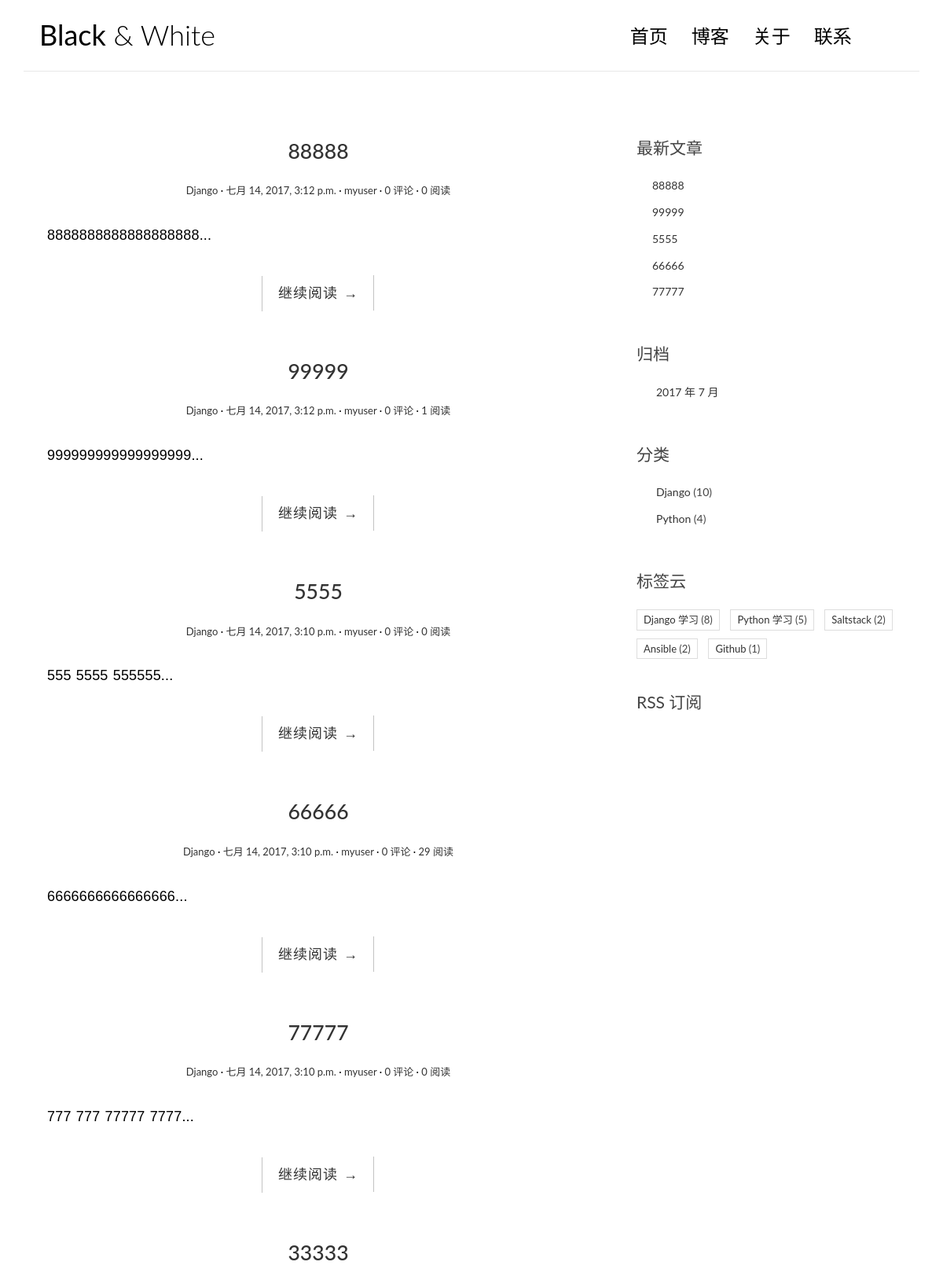
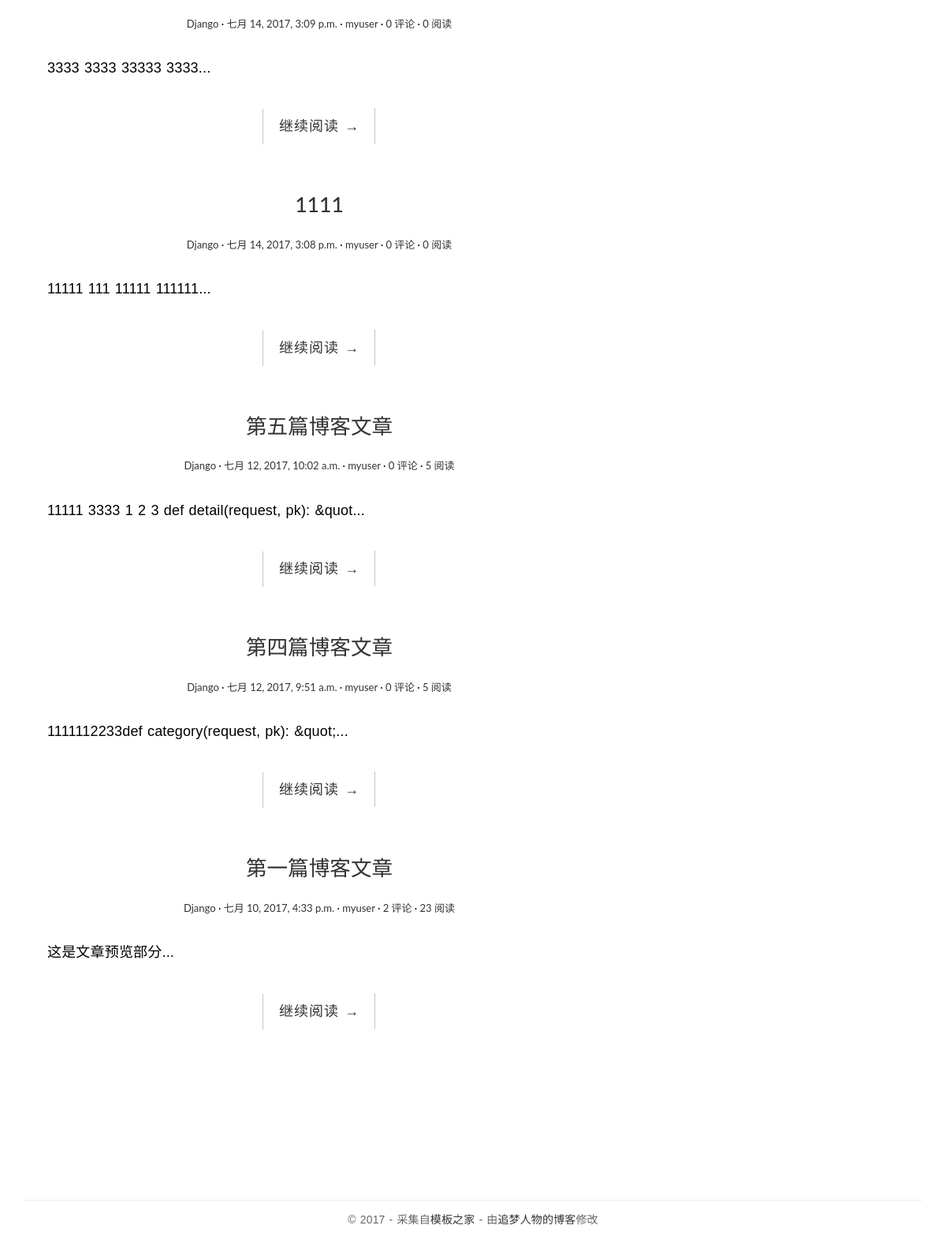
Before: /category/2/ with the older database file (2 pictures, top to bottom).
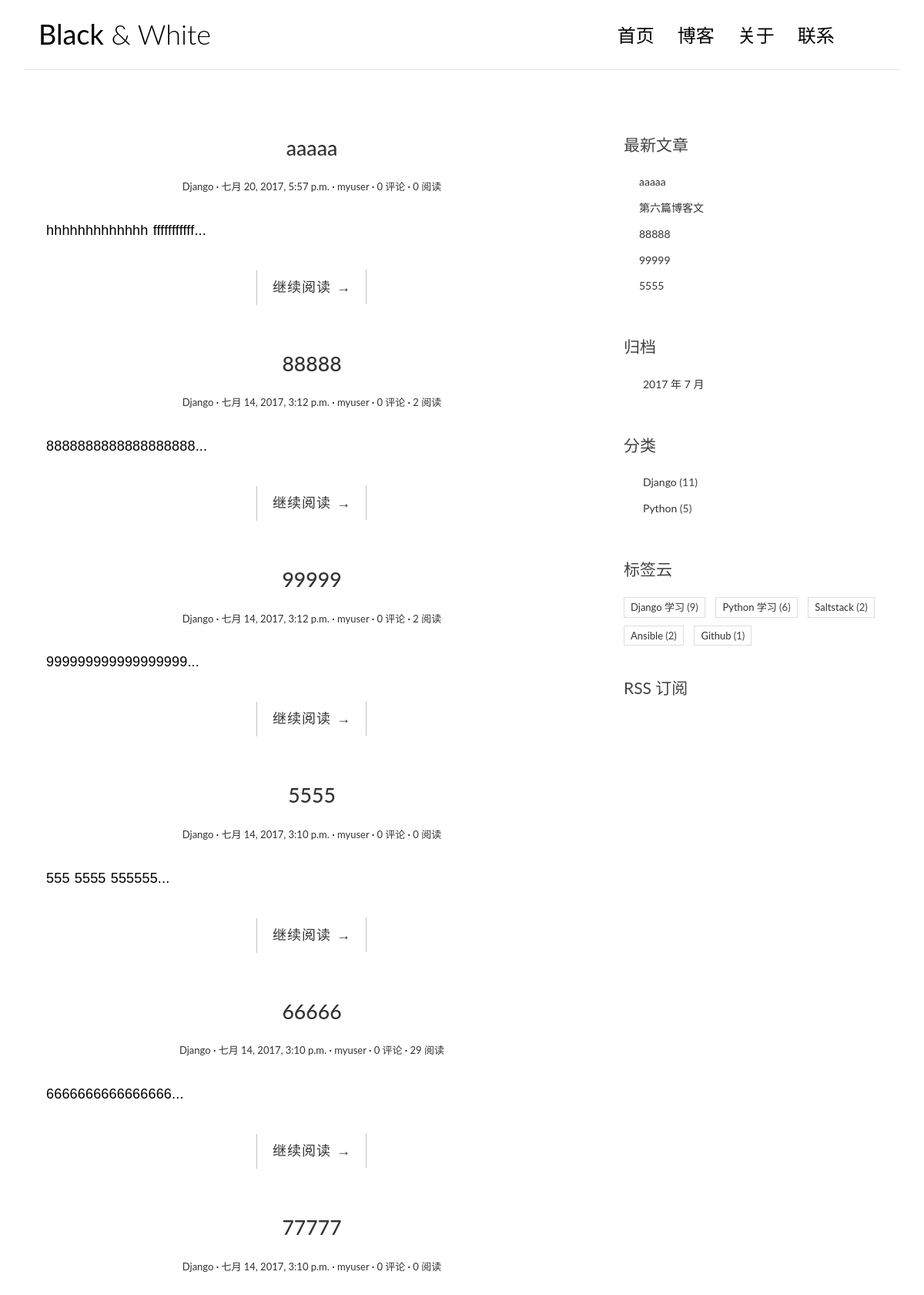
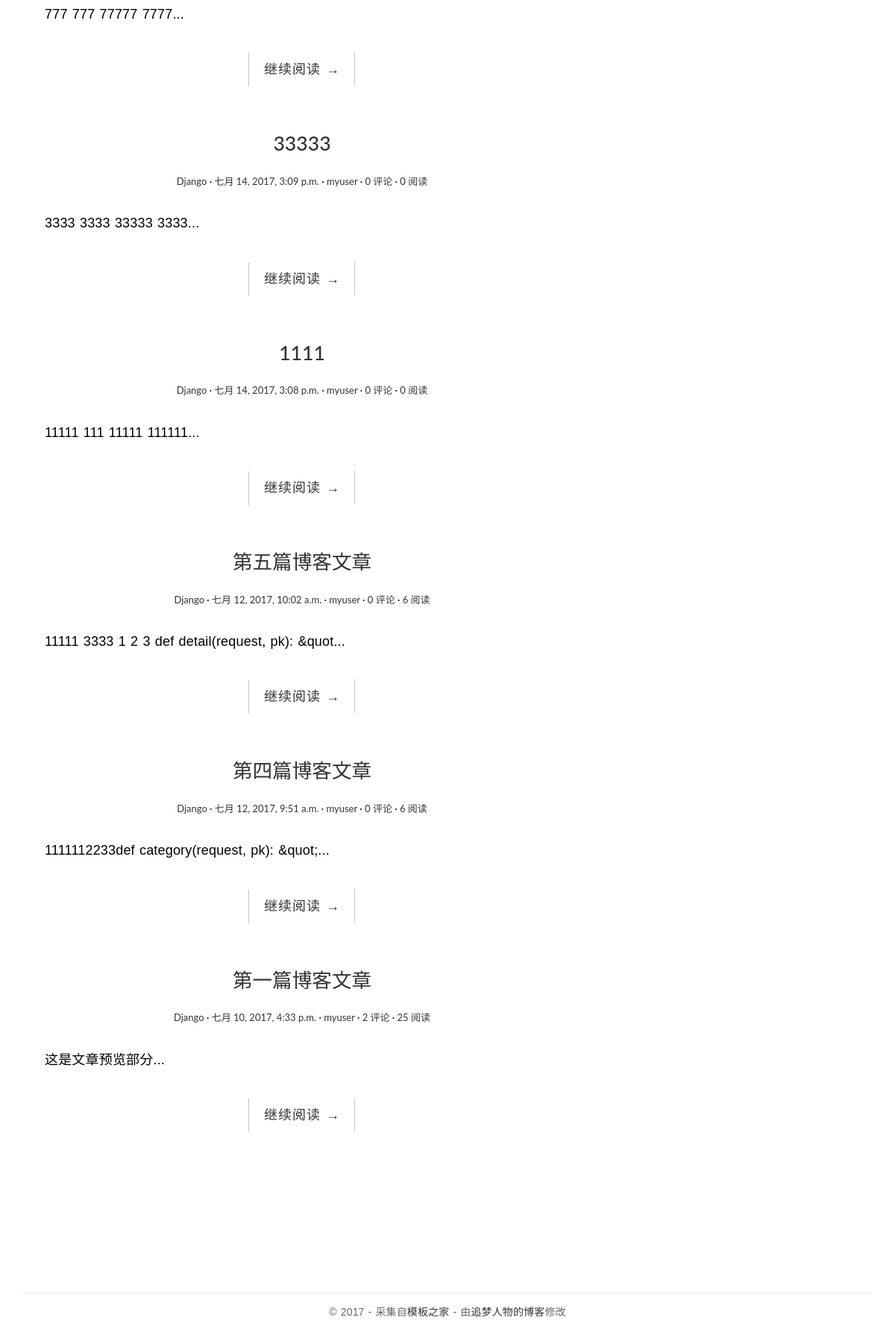
After: the same page with the newer database file (2 pictures, top to bottom).
### blog/models.py (models this page shows, shortened)
@python_2_unicode_compatible
class Post(models.Model):
    title = models.CharField(max_length=70)
    body = models.TextField()
    created_time = models.DateTimeField()
    modified_time = models.DateTimeField()
    excerpt = models.CharField(max_length=200, blank=True)
    category = models.ForeignKey(Category)
    tags = models.ManyToManyField(Tag, blank=True)
    author = models.ForeignKey(User)
    views = models.PositiveIntegerField(default=0)
    def get_absolute_url(self):
        return reverse('blog:detail', kwargs={'pk': self.pk})
    class Meta:
        ordering = ['-created_time']

@python_2_unicode_compatible
class Category(models.Model):
    name = models.CharField(max_length=100)

@python_2_unicode_compatible
class Tag(models.Model):
    name = models.CharField(max_length=100)

### blog/views.py (the view)
# urls.py: url(r'^category/(?P<pk>[0-9]+)/$', views.CategoryView.as_view(), name='category'),
class CategoryView(ListView):
    model = Post
    template_name = 'blog/index.html'
    context_object_name = 'post_list'
    def get_queryset(self):
        cate = get_object_or_404(Category, pk=self.kwargs.get('pk'))
        return super(CategoryView, self).get_queryset().filter(category=cate)

### blog/templatetags/blog_tags.py (called while the page is built)
@register.simple_tag
def get_recent_posts(num=5):
    return Post.objects.all().order_by('-created_time')[:num]

@register.simple_tag
def archives():
    return Post.objects.dates('created_time', 'month', order='DESC')

@register.simple_tag
def get_categories():
    return Category.objects.annotate(num_posts=Count('post')).filter(num_posts__gt=0)

@register.simple_tag()
def get_tags():
    return Tag.objects.annotate(num_posts=Count('post')).filter(num_posts__gt=0)

### templates/blog/index.html (shortened to what this page needs)
{% extends "base.html" %}
{% block main %}
{% for post in post_list %}
<article class="post post--{{ post.pk }}" xmlns:color="http://www.w3.org/1999/xhtml">
    <header class="entry-header">
        <h1 class="entry-title">
            <a href="{{ post.get_absolute_url }}">{{ post.title }}</a>
        </h1>
        <div class="entry-meta">
            <span class="post-category"><a href="{% url 'blog:category' post.pk %}">{{ post.category.name }}</a></span>
            <span class="post-date"><a href="#"><time class="entry-date"
                                                      datetime="{{ post.created_time }}">{{ post.created_time }}</time></a></span>
            <span class="post-author"><a href="#">{{ post.author }}</a></span>
            <span class="comments-link"><a href="{% url 'blog:detail' post.pk %}">{{ post.comment_set.count }} 评论</a></span>
            <span class="views-count"><a href="#">{{ post.views }} 阅读</a></span>
        </div>
    </header>
    <div class="entry-content clearfix">
        <p>{{ post.excerpt }}...</p>
        <div class="read-more cl-effect-14">
            <a href="{{ post.get_absolute_url }}" class="more-link">继续阅读 <span class="meta-nav">→</span></a>
        </div>
    </div>
</article>
{% empty %}
<div class="no-post">
    暂时还没有发布的文章！
</div>
{% endfor %}
<nav aria-label="Page navigation" style="margin-top: 100px;text-align: center ">
{% endblock main %}

### templates/base.html (shortened to what the changed rows need)
{% load staticfiles %}
{% load blog_tags %}
<!DOCTYPE html>
<html>
<head>
    <link rel="stylesheet" href="{% static 'blog/css/bootstrap.min.css' %}">
    <link rel="stylesheet" href="http://code.ionicframework.com/ionicons/2.0.1/css/ionicons.min.css">
    <link rel="stylesheet" href="{% static 'blog/css/pace.css' %}">
    <link rel="stylesheet" href="{% static 'blog/css/custom.css' %}">
    <link rel="stylesheet" href="{% static 'blog/css/highlights/github.css' %}">
</head>
<body>
<div class="container">
    <header id="site-header">
        <div class="row">
            <div class="col-md-4 col-sm-5 col-xs-8">
                <div class="logo">
                    <h1><a href="{% url 'blog:index' %}"><b>Black</b> &amp; White</a></h1>
                </div>
            </div>
        </div>
    </header>
</div>
<div class="content-body">
    <div class="container">
        <div class="row">
            <main class="col-md-8">
             {% block main %}
             {% endblock %}
            </main>
            <aside class="col-md-4">
                <div class="widget widget-recent-posts">
                    {% get_recent_posts as recent_post_list %}
                    <ul>
                        {% for post in recent_post_list %}
                            <li>
                                <a href="{{ post.get_absolute_url }}">{{ post.title }}</a>
                            </li>
                        {% empty %}
                            暂无文章
                        {% endfor %}
                    </ul>
                </div>
                <div class="widget widget-archives">
                    {% archives as data_list %}
                    <ul>
                        {% for date in data_list %}
                        <li>
                            <a href="{% url 'blog:archives' date.year date.month %}">{{ date.year }} 年 {{ date.month }} 月</a>
                        </li>
                        {% empty %}
                            暂无归档
                        {% endfor %}
                    </ul>
                </div>
                <div class="widget widget-category">
                    {% get_categories as category_list %}
                    <ul>
                        {% for category in category_list %}
                        <li>
                            <a href="{% url 'blog:category' category.pk %}">{{ category.name }}</a>
                            <span class="post-count">({{ category.num_posts }})</span>
                        </li>
                        {% empty %}
                            暂无分类
                        {% endfor %}
                    </ul>
                </div>
                <div class="widget widget-tag-cloud">
                    {% get_tags as tag_list %}
                    <ul>
                        {% for tag in tag_list %}
                        <li>
                            <a href="{% url 'blog:tag' tag.pk %}">{{ tag.name }}</a>
                            <span class="post-count">({{ tag.num_posts }})</span>
                        </li>
                        {% empty %}
                            暂无标签
                        {% endfor %}
                    </ul>
                </div>
            </aside>
        </div>
    </div>
</div>
</body>
</html>

Changed rows visible on the page:
no longer on one of the page's lists (row unchanged): Post: title "66666"
no longer on one of the page's lists (row unchanged): Post: title "77777"
added Post: title "aaaaa", category.name "Django", created_time "七月 20, 2017, 5:57 p.m.", author "myuser", comment_set.count "0", views "0", excerpt "hhhhhhhhhhhhh fffffffffff"
changed Post (number 2 of 12 on the later page): views "0" → "2"
changed Post (number 3 of 12 on the later page): views "1" → "2"
changed Post "第五篇博客文章": views "5" → "6"
changed Post "第四篇博客文章": views "5" → "6"
changed Post "第一篇博客文章": views "23" → "25"
added Post: title "第六篇博客文", shown under "最新文章"
computed for Category "Django": num_posts "10" → "11"
computed for Category "Python": num_posts "4" → "5"
computed for Tag "Django 学习": num_posts "8" → "9"
computed for Tag "Python 学习": num_posts "5" → "6"
